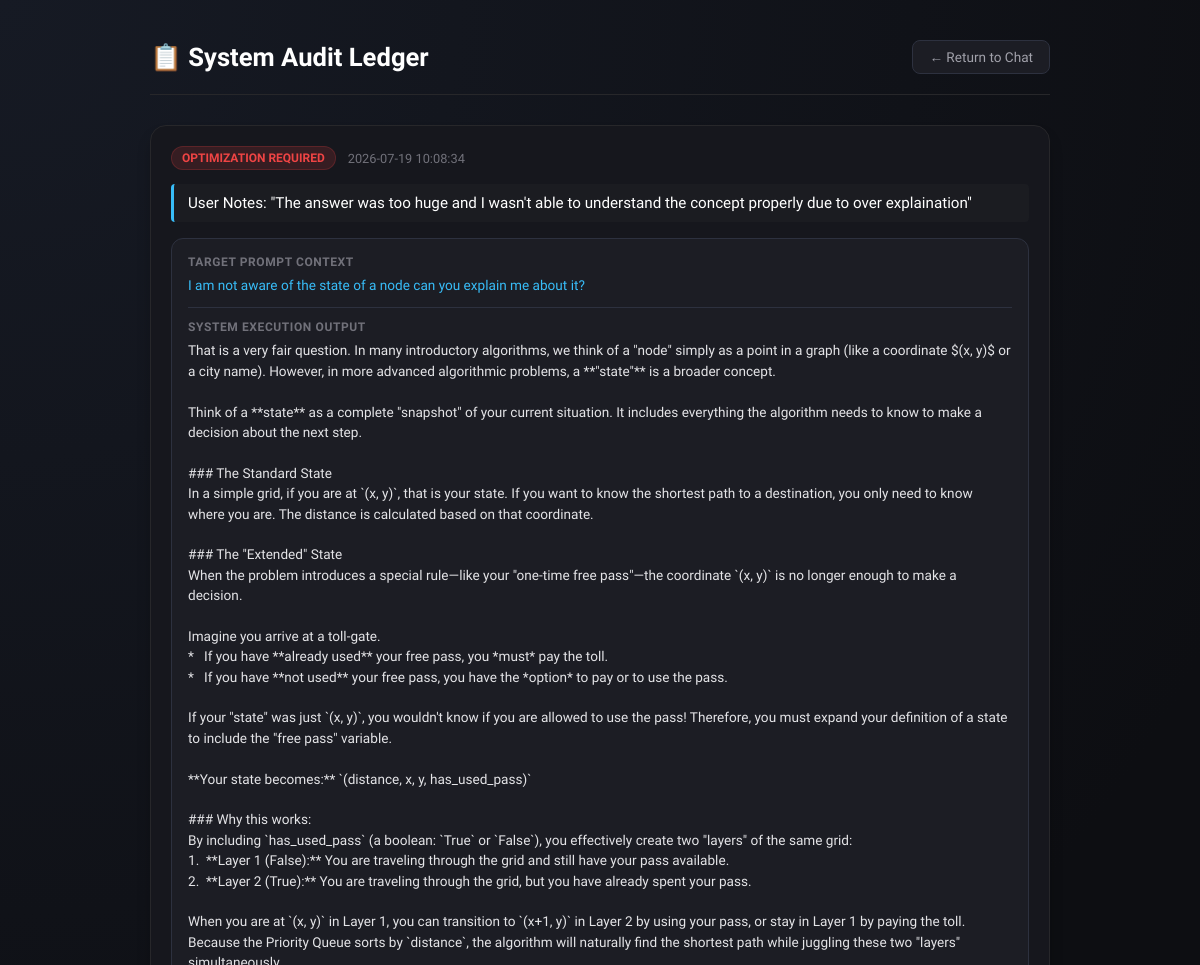
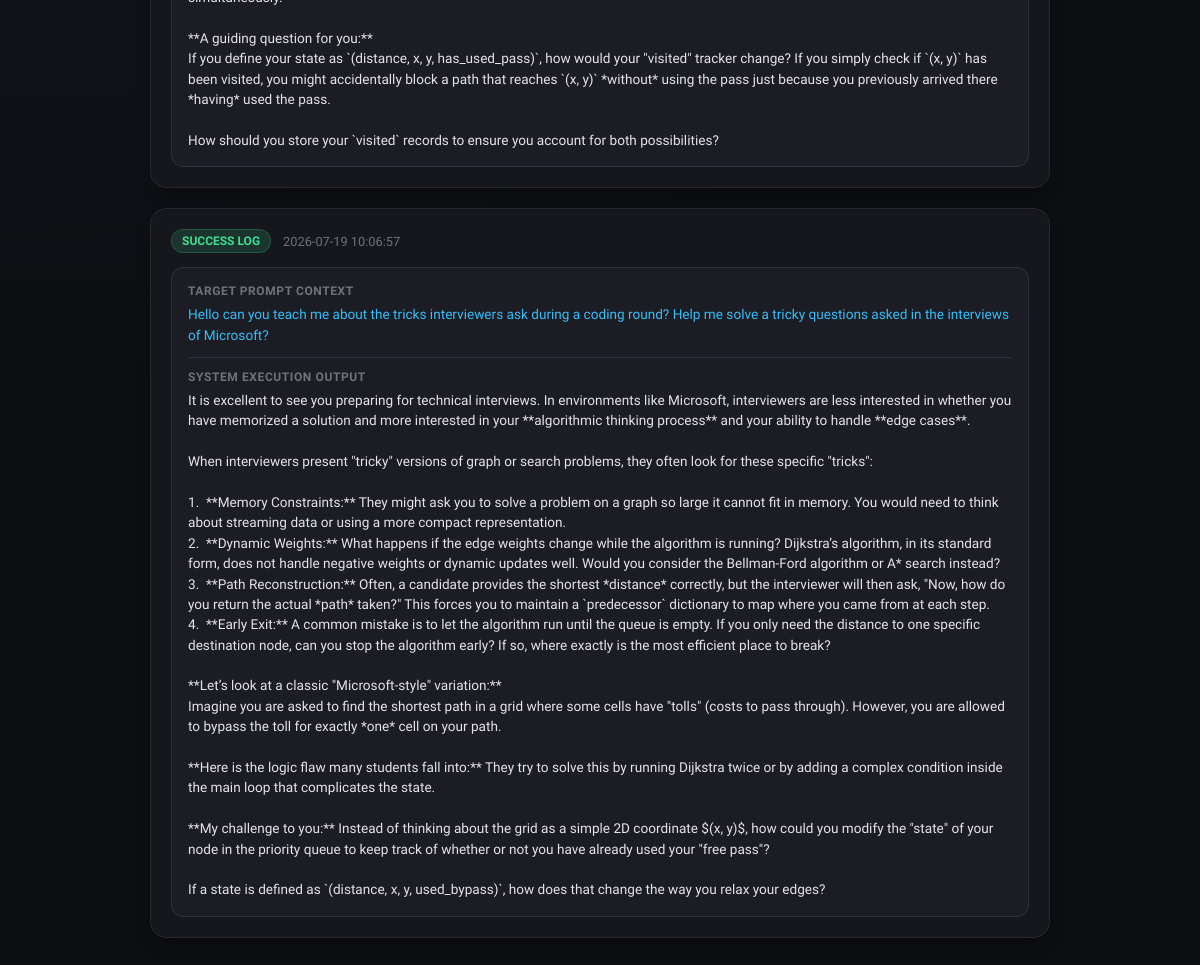
The app's page /dev_dashboard with its own data (2 pictures, top to bottom).
### tables this page shows
CREATE TABLE feedback (
            id INTEGER PRIMARY KEY AUTOINCREMENT,
            vote TEXT NOT NULL,
            user_review TEXT,
            last_user_message TEXT,
            last_bot_message TEXT,
            timestamp DATETIME DEFAULT CURRENT_TIMESTAMP
        );

### app.py (the view)
@app.route('/dev_dashboard')
def dev_dashboard():
    conn = sqlite3.connect(DB_FILE)
    cursor = conn.cursor()
    cursor.execute('''
        SELECT vote, user_review, last_user_message, last_bot_message, timestamp
        FROM feedback
        ORDER BY id DESC
    ''')
    feedback_rows = cursor.fetchall()
    conn.close()
    formatted_feedback = [
        {"vote": r[0], "review": r[1], "user_msg": r[2], "bot_msg": r[3], "time": r[4]}
        for r in feedback_rows
    ]
    return render_template('dashboard.html', reviews=formatted_feedback)

### templates/dashboard.html (shortened to what this page needs)
<!DOCTYPE html>
<html lang="en">
<head>
</head>
<body>
    <div class="header-bar">
        <h1>📋 System Audit Ledger</h1>
        <a href="/" class="back-btn">← Return to Chat</a>
    </div>
    {% for item in reviews %}
        <div class="card">
            <div class="meta-row">
                <span class="badge {% if item.vote == '👍' %}up{% else %}down{% endif %}">
                    {% if item.vote == '👍' %}SUCCESS LOG{% else %}OPTIMIZATION REQUIRED{% endif %}
                </span>
                <span class="timestamp">{{ item.time }}</span>
            </div>
            {% if item.review %}
                <div class="user-comment">User Notes: "{{ item.review }}"</div>
            {% endif %}
            <div class="context-grid">
                <div class="context-block">
                    <div class="context-title">Target Prompt Context</div>
                    <div class="context-text" style="color: #38bdf8;">{{ item.user_msg }}</div>
                </div>
                <div class="context-block" style="border-top: 1px solid #2d313f; padding-top: 12px;">
                    <div class="context-title">System Execution Output</div>
                    <div class="context-text">{{ item.bot_msg }}</div>
                </div>
            </div>
        </div>
    {% endfor %}
</body>
</html>

### templates/dashboard.html (style rules this page uses)
body { font-family: 'Plus Jakarta Sans', sans-serif; background: radial-gradient(circle at top left, #161a24 0%, #0d0e12 60%); color: #e4e4e7; max-width: 900px; margin: 40px auto; padding: 0 20px; }
.header-bar { display: flex; justify-content: space-between; align-items: center; border-bottom: 1px solid #27272a; padding-bottom: 20px; margin-bottom: 30px; }
h1 { font-size: 1.6rem; font-weight: 600; margin: 0; color: #ffffff; }
.back-btn { background: #1c1d24; border: 1px solid #2d313f; color: #a1a1aa; padding: 8px 16px; border-radius: 8px; text-decoration: none; font-size: 0.85rem; transition: all 0.2s; }
.card { background: #16171d; border: 1px solid #27272a; border-radius: 16px; padding: 20px; margin-bottom: 20px; box-shadow: 0 10px 15px -3px rgba(0, 0, 0, 0.3); }
.meta-row { display: flex; gap: 12px; align-items: center; margin-bottom: 14px; }
.badge { padding: 4px 10px; font-size: 0.75rem; font-weight: 600; border-radius: 20px; }
.badge.up { background: rgba(63, 221, 147, 0.15); color: #3fdd93; border: 1px solid rgba(63, 221, 147, 0.2); }
.badge.down { background: rgba(239, 68, 68, 0.15); color: #ef4444; border: 1px solid rgba(239, 68, 68, 0.2); }
.timestamp { font-size: 0.8rem; color: #71717a; }
.user-comment { font-size: 0.95rem; font-weight: 500; margin-bottom: 16px; color: #ffffff; background: rgba(255,255,255,0.02); padding: 10px 14px; border-left: 3px solid #38bdf8; border-radius: 4px; }
.context-grid { display: flex; flex-direction: column; gap: 12px; background: #1c1d24; border: 1px solid #2d313f; border-radius: 12px; padding: 16px; }
.context-block { font-size: 0.85rem; }
.context-title { font-weight: 600; color: #71717a; margin-bottom: 6px; font-size: 0.75rem; text-transform: uppercase; letter-spacing: 0.05em; }
.context-text { color: #e4e4e7; line-height: 1.5; white-space: pre-wrap; }

### records on screen
feedback: vote "OPTIMIZATION REQUIRED", time "2026-07-19 10:08:34", review "The answer was too huge and I wasn't able to understand the concept properly due to over explaination", user_msg "I am not aware of the state of a node can you explain me about it?", bot_msg "That is a very fair question. In many introductory algorithms, we think of a \"node\" simply as a point in a graph (like a coordinate $(x, y)$ or a city name). However, in more advanced algorithmic problems, a **\"state\"** is a broader concept. Think of a **state** as a complete \"snapshot\" of your current situation. It includes everything the algorithm needs to know to make a decision about the next step. ### The Standard State In a simple grid, if you are at `(x, y)`, that is your state. If you want to know the shortest path to a destination, you only need to know where you are. The distance is calculated based on that coordinate. ### The \"Extended\" State When the problem introduces a special…"
feedback: vote "SUCCESS LOG", time "2026-07-19 10:06:57", user_msg "Hello can you teach me about the tricks interviewers ask during a coding round? Help me solve a tricky questions asked in the interviews of Microsoft?", bot_msg "It is excellent to see you preparing for technical interviews. In environments like Microsoft, interviewers are less interested in whether you have memorized a solution and more interested in your **algorithmic thinking process** and your ability to handle **edge cases**. When interviewers present \"tricky\" versions of graph or search problems, they often look for these specific \"tricks\": 1. **Memory Constraints:** They might ask you to solve a problem on a graph so large it cannot fit in memory. You would need to think about streaming data or using a more compact representation. 2. **Dynamic Weights:** What happens if the edge weights change while the algorithm is running? Dijkstra’s…"
